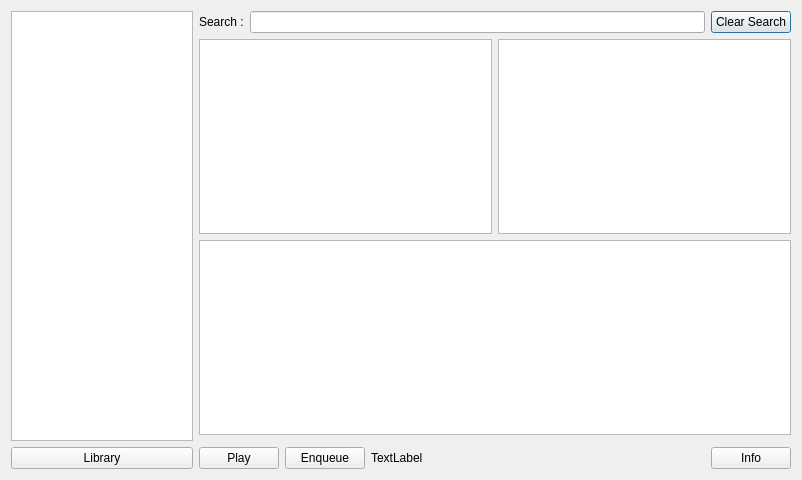
<?xml version="1.0" encoding="UTF-8"?>
<ui version="4.0">
 <class>Dialog</class>
 <widget class="QDialog" name="Dialog">
  <property name="geometry">
   <rect>
    <x>0</x>
    <y>0</y>
    <width>802</width>
    <height>480</height>
   </rect>
  </property>
  <property name="sizePolicy">
   <sizepolicy hsizetype="Preferred" vsizetype="Preferred">
    <horstretch>0</horstretch>
    <verstretch>0</verstretch>
   </sizepolicy>
  </property>
  <property name="windowTitle">
   <string>Dialog</string>
  </property>
  <layout class="QGridLayout" name="gridLayout" columnstretch="4,13">
   <item row="0" column="0" rowspan="2">
    <widget class="QTreeView" name="sources"/>
   </item>
   <item row="0" column="1">
    <layout class="QVBoxLayout" name="verticalLayout">
     <item>
      <layout class="QHBoxLayout" name="horizontalLayout_2">
       <item>
        <widget class="QLabel" name="search_label">
         <property name="text">
          <string>Search :</string>
         </property>
        </widget>
       </item>
       <item>
        <widget class="QLineEdit" name="search_input"/>
       </item>
       <item>
        <widget class="QPushButton" name="clear_search_button">
         <property name="text">
          <string>Clear Search</string>
         </property>
        </widget>
       </item>
      </layout>
     </item>
     <item>
      <layout class="QHBoxLayout" name="horizontalLayout_4">
       <item>
        <widget class="QTableView" name="albums"/>
       </item>
       <item>
        <widget class="QTableView" name="artists"/>
       </item>
      </layout>
     </item>
     <item>
      <widget class="QTableView" name="songs"/>
     </item>
    </layout>
   </item>
   <item row="2" column="0">
    <widget class="QPushButton" name="library_button">
     <property name="text">
      <string>Library</string>
     </property>
    </widget>
   </item>
   <item row="2" column="1">
    <layout class="QHBoxLayout" name="horizontalLayout_3">
     <item>
      <widget class="QPushButton" name="play_now_button">
       <property name="text">
        <string>Play</string>
       </property>
      </widget>
     </item>
     <item>
      <widget class="QPushButton" name="enqueue_button">
       <property name="text">
        <string>Enqueue</string>
       </property>
      </widget>
     </item>
     <item>
      <widget class="QLabel" name="status_label">
       <property name="sizePolicy">
        <sizepolicy hsizetype="Expanding" vsizetype="Preferred">
         <horstretch>0</horstretch>
         <verstretch>0</verstretch>
        </sizepolicy>
       </property>
       <property name="text">
        <string>TextLabel</string>
       </property>
      </widget>
     </item>
     <item>
      <widget class="QPushButton" name="info_button">
       <property name="text">
        <string>Info</string>
       </property>
      </widget>
     </item>
    </layout>
   </item>
  </layout>
 </widget>
 <resources/>
 <connections/>
</ui>
